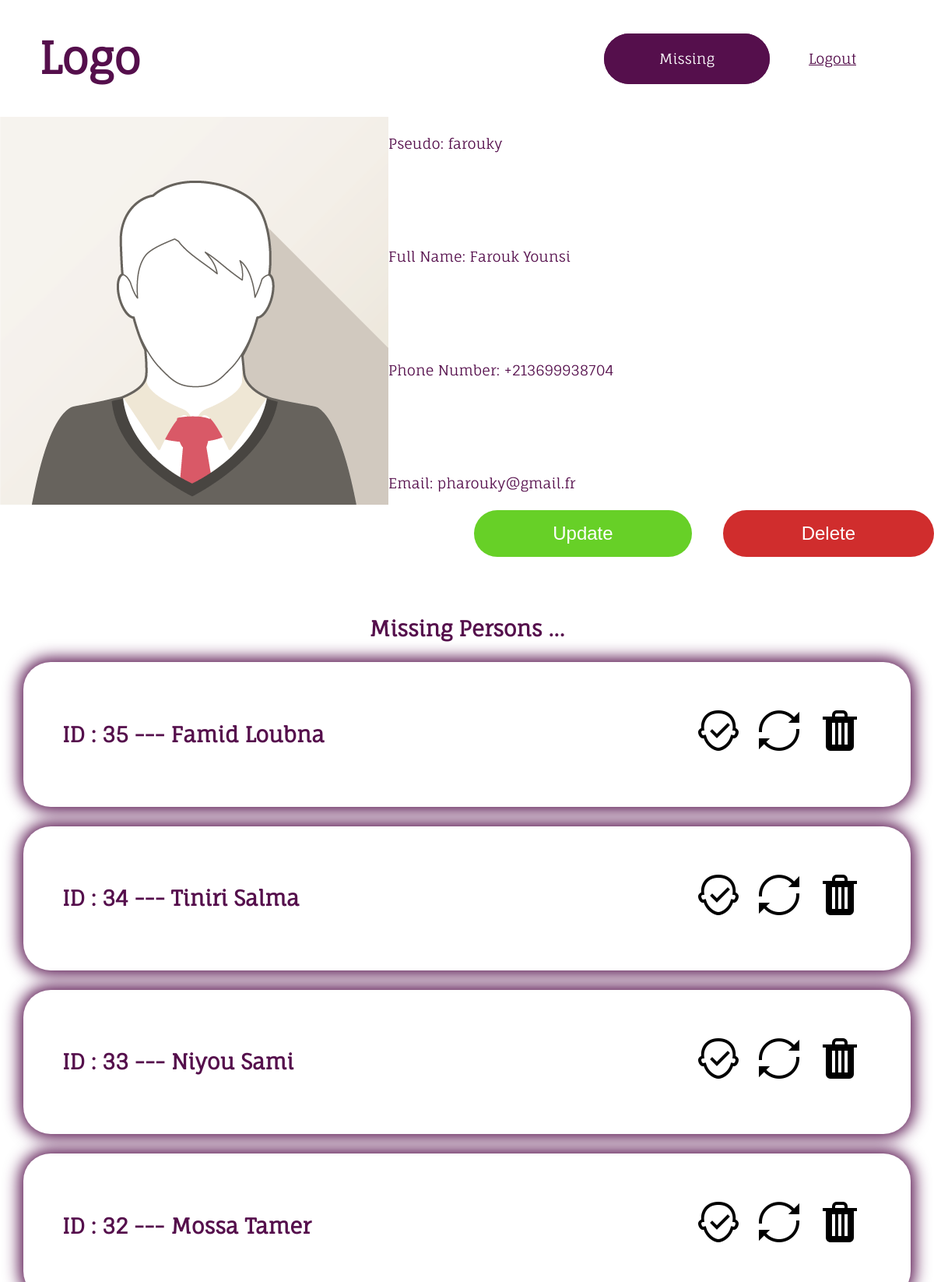
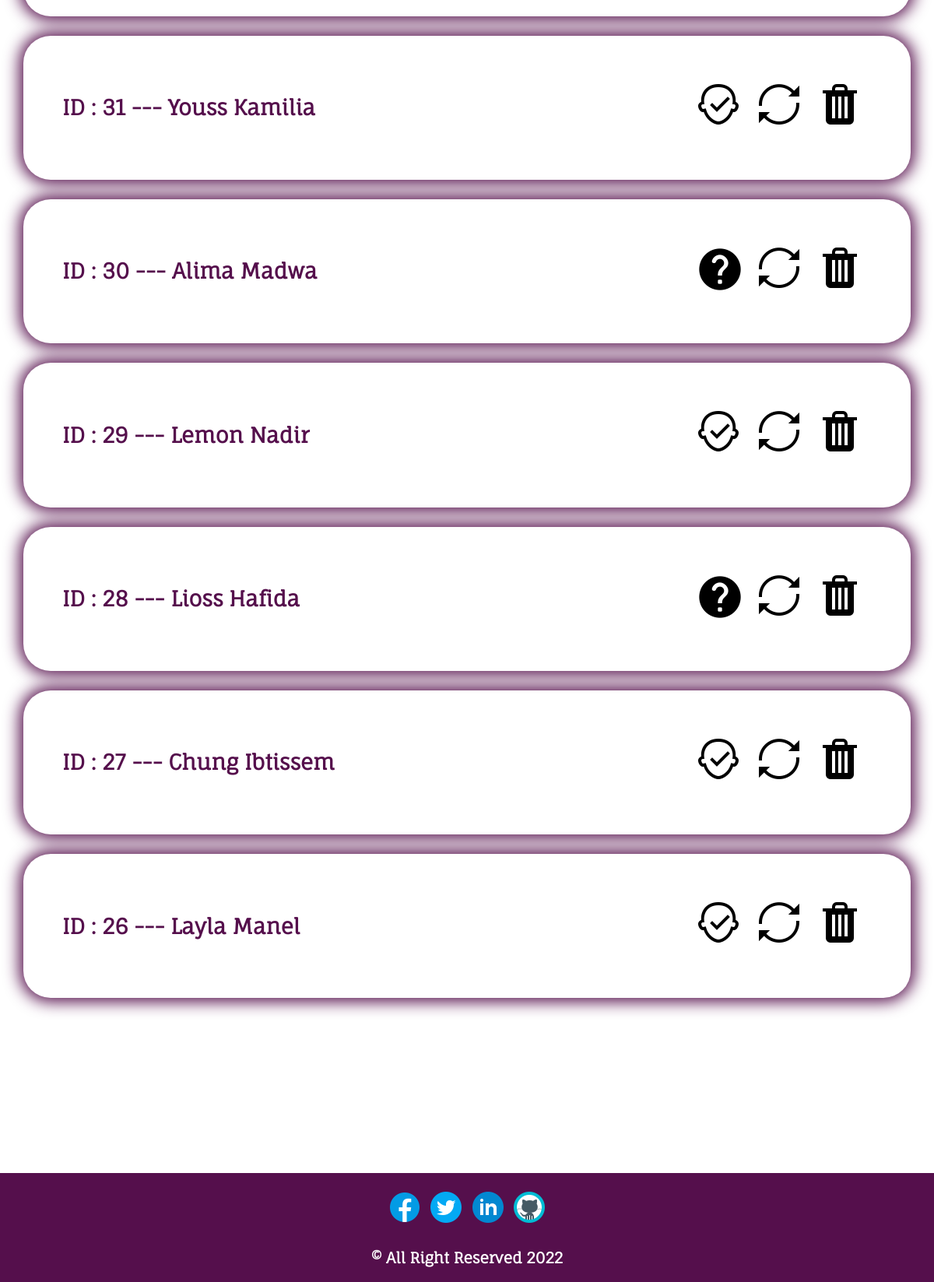
Screenshot of /admin.php?id=4 (signed in) with the database file from the repository (2 pictures, top to bottom).
### tables this page shows
CREATE TABLE `user` (
  `iduser` int(11) NOT NULL,
  `pseudo` varchar(15) NOT NULL,
  `fullName` varchar(45) NOT NULL,
  `phone` varchar(45) NOT NULL,
  `email` varchar(45) NOT NULL,
  `password` varchar(255) NOT NULL,
  `isAdmin` tinyint(4) NOT NULL DEFAULT '0',
  `create_time` timestamp NULL DEFAULT CURRENT_TIMESTAMP,
  `update_time` timestamp NULL DEFAULT NULL
);

CREATE TABLE `missing` (
  `idmissing` int(11) NOT NULL,
  `user_iduser` int(11) NOT NULL,
  `firstName` varchar(45) NOT NULL,
  `lastName` varchar(45) NOT NULL,
  `birthDate` date NOT NULL,
  `BirthPlace` varchar(45) NOT NULL,
  `ageOfMissing` int(11) NOT NULL,
  `Sexe` varchar(45) NOT NULL,
  `currentAdress` varchar(255) NOT NULL,
  `previousAdress` varchar(255) DEFAULT NULL,
  `city` varchar(45) NOT NULL,
  `wilaya` varchar(45) NOT NULL,
  `cityOfMissing` varchar(45) NOT NULL,
  `wilayaOfMissing` varchar(45) NOT NULL,
  `dateOfMissing` date NOT NULL,
  `phone` int(11) DEFAULT NULL,
  `height` int(11) DEFAULT NULL,
  `weight` int(11) DEFAULT NULL,
  `hair` varchar(45) DEFAULT NULL,
  `eyes` varchar(45) DEFAULT NULL,
  `photo` varchar(255) NOT NULL,
  `blood` varchar(45) DEFAULT NULL,
  `bloodPressure` tinyint(4) DEFAULT NULL,
  `diabet` tinyint(4) DEFAULT NULL,
  `mentalIlness` tinyint(4) DEFAULT NULL,
  `tatoos` tinyint(4) DEFAULT NULL,
  `birthmarks` tinyint(4) DEFAULT NULL,
  `scars` tinyint(4) DEFAULT NULL,
  `describing` longtext,
  `isActive` tinyint(4) NOT NULL DEFAULT '0',
  `isFind` tinyint(4) NOT NULL DEFAULT '0',
  `create_time` timestamp NULL DEFAULT CURRENT_TIMESTAMP,
  `update_time` timestamp NULL DEFAULT NULL
);

### admin.php (the view, shortened to what this page needs)
<?php
include 'connectdb.php';
?>
<!DOCTYPE html>
<html lang="en">
<head>
    <link rel="stylesheet" href="./css/style.css" />
</head>
<body>
    <header>
        <div class="container">
            <div class="logo">
                <a href="index.php">
                    <p>Logo</p>
                </a>
            </div>
            <nav>
                <ul class="profil">
                    <li><a href="logout.php">Logout</a></li>
                    <li><a href="missing.php">Missing</a></li>
                </ul>
            </nav>
        </div>
    </header>
    <main>
        <section>
            <div>
                <div>
                    <img src="./assets/images/card.png" alt="profil">
                </div>
                <?php
                    $id = $_GET['id'];
                    $sql = "SELECT * FROM user WHERE iduser = $id";
                    $result = $db->query($sql);
                    $row = $result->fetch();
                ?>
                <div>
                    <p>Pseudo: <span id="pseudo"><?php echo $row['pseudo'] ?></span></p>
                    <p>Full Name: <span id="name"><?php echo $row['fullName'] ?></span></p>
                    <p>Phone Number: <span id="phone"><?php echo $row['phone'] ?></span></p>
                    <p>Email: <span id="mail"><?php echo $row['email'] ?></span></p>
                </div>
            </div>
            <div>
                <div>
                    <form action="" method="post">
                        <button type="submit" name="updateProfil">Update</button>
                    </form>
                    <form action="" method="post">
                        <button type="submit" name="deleteProfil">Delete</button>
                    </form>
                </div>
            </div>
            <div id="label">
                <div>
                    <h1>Missing Persons ...</h1>
                </div>
                <?php
                    $sql = "SELECT * FROM missing ORDER BY idMissing DESC";
                    $result = $db->query($sql);
                    while ($row = $result->fetch()) {
                        echo '<article>';
                        echo '<div>';
                        echo '<h2>ID : ' . $row['idmissing'] . ' --- ' . $row['lastName'] . " " . $row['firstName'] . '</h2>';
                        echo '</div>';
                        echo '<div>';
                        echo '<form action="" method="POST">';
                        echo '<button type="submit" name="active">';
                        if ($row['isActive'] == 1) {
                            echo '<img src="./assets/images/isActive.png" alt="isActive" title="isActive">';
                        } else {
                            echo '<img src="./assets/images/isNotActive.png" alt="isNotActive" title="isNotActive">';
                        }
                        echo '</button>';
                        echo '</form>';
                        echo '<form action="" method="POST">';
                        echo '<button type="submit">';
                        echo '<img src="./assets/images/Update.png" alt="Update">';
                        echo '</button>';
                        echo '</form>';
                        echo '<form action="" method="POST">';
                        echo '<button type="submit" name="delete">';
                    echo '<img src="./assets/images/Delete.png" alt="Delete">';
                    echo '</button>';
                echo '</form>';
                echo '
            </div>';
            echo '</article>';
            }
            ?>
            </div>
        </section>
    </main>
    <footer>
        <div>
            <a href="#"><img src="./assets/images/facebook.png" alt="facebook" /></a>
            <a href="#"><img src="./assets/images/twitter.png" alt="twitter" /></a>
            <a href="#"><img src="./assets/images/linkedin.png" alt="linkedin" /></a>
            <a href="#"><img src="./assets/images/github.png" alt="github" /></a>
        </div>
        <div>
            <p>© All Right Reserved 2022</p>
        </div>
    </footer>
</body>
</html>

### css/style.css (style rules this page uses)
body { font-family: "fauna_oneregular", sans-serif; font-size: 18px; line-height: 1.5; color: #333; background-color: #fff; max-width: 1440px; margin: 0 auto; box-sizing: border-box; display: flex; flex-direction: column; align-items: center; justify-content: center; }
header { height: 150px; width: 100%; }
header div.container { display: flex; flex-direction: row; align-content: center; justify-content: space-between; align-items: stretch; height: 150px; padding: 0px 50px; }
header div.container div.logo { display: flex; flex-direction: row; align-items: center; justify-content: center; }
header div.container div.logo a { text-decoration: none; }
header div.container div.logo a p { font-size: 3.5rem; font-weight: bold; color: #550f4c; margin-right: 10px; }
header div.container nav { display: flex; flex-direction: row; align-items: center; justify-content: center; }
header div.container nav ul { display: flex; flex-direction: row; align-items: center; justify-content: center; list-style: none; margin: 0; padding: 0; }
header div.container nav ul li:not(:last-child) { margin-right: 50px; }
header div.container nav ul li:nth-child(1) a { color: #550f4c; }
header div.container nav ul li:nth-child(2) a { color: #fff; text-decoration: none; background-color: #550f4c; padding: 20px 70px; border-radius: 50px; border: #550f4c 1px solid; }
main { width: 100%; }
footer { height: 100px; width: 97%; background-color: #550f4c; color: #fff; text-align: center; padding: 20px; font-size: 1.2rem; font-weight: bold; margin: 150px 0 0 0; }
div nav ul.profil { flex-direction: row-reverse !important; }
div nav ul.profil li:nth-child(2) a { margin-right: 50px; }
main section > div:nth-child(1) { display: flex; flex-direction: row; align-items: center; justify-content: center; }
main section > div:nth-child(1) div:nth-child(1) { flex: 0.8 0 0; }
main section > div:nth-child(1) div:nth-child(2) { flex: 1 2 auto; display: flex; flex-direction: column; align-items: flex-start; justify-content: space-between; height: 500px; color: #550f4c; }
main section > div:nth-child(2) div { display: flex; flex-direction: row; flex-wrap: wrap; align-content: center; justify-content: flex-end; }
main section > div:nth-child(2) div form:nth-child(1) button { margin-right: 20px; padding: 15px 100px 15px 100px; border-radius: 50px; font-size: 1.5rem; border: 1px solid transparent; background-color: #67d027; color: #fff; }
main section > div:nth-child(2) div form:nth-child(2) button { color: #fff; margin-left: 20px; padding: 15px 100px 15px 100px; border-radius: 50px; font-size: 1.5rem; border: 1px solid transparent; background-color: #d02d2d; }
div#label { display: flex; flex-direction: column; justify-content: center; align-items: center; margin: 50px 0 50px 0; }
div#label div h1 { color: #550f4c; }
div#label article { box-shadow: 0px 0px 20px 5px #550f4c; display: flex; flex-direction: row; width: 95%; flex-wrap: wrap; justify-content: space-between; align-items: center; margin: 0 0 25px 0; border-radius: 35px; padding: 50px 0; }
div#label article > div:nth-child(1) h2 { color: #550f4c; padding: 0 0 0 50px; }
div#label article > div:nth-child(2) { display: flex; flex-wrap: nowrap; justify-content: center; align-items: center; padding: 0 50px 0 0; }
div#label article > div:nth-child(2) form > button { border: 1px solid transparent; background-color: #fff; cursor: pointer; }

### rows the page displays
user: pseudo "farouky", fullName "Farouk Younsi", phone "+213699938704", email "pharouky@gmail.fr"
missing: idmissing "35", lastName "Famid", firstName "Loubna", isActive 1 (drawn)
missing: idmissing "34", lastName "Tiniri", firstName "Salma", isActive 1 (drawn)
missing: idmissing "33", lastName "Niyou", firstName "Sami", isActive 1 (drawn)
missing: idmissing "32", lastName "Mossa", firstName "Tamer", isActive 1 (drawn)
missing: idmissing "31", lastName "Youss", firstName "Kamilia", isActive 1 (drawn)
missing: idmissing "30", lastName "Alima", firstName "Madwa", isActive 0 (drawn)
missing: idmissing "29", lastName "Lemon", firstName "Nadir", isActive 1 (drawn)
missing: idmissing "28", lastName "Lioss", firstName "Hafida", isActive 0 (drawn)
missing: idmissing "27", lastName "Chung", firstName "Ibtissem", isActive 1 (drawn)
missing: idmissing "26", lastName "Layla", firstName "Manel", isActive 1 (drawn)
